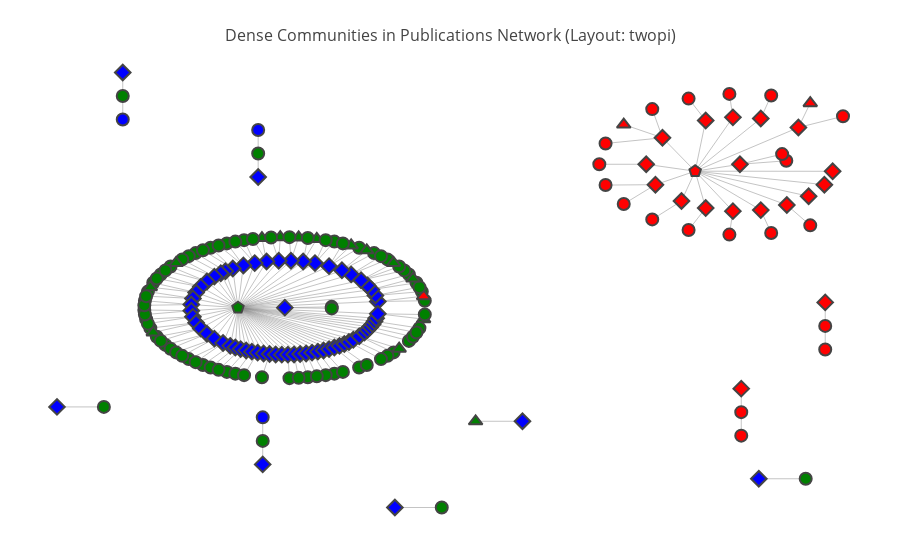

Source (notebook cell):
### Markdown cell above
### Community #1

### Code cell
# apply flink community detection   
visual.community_detection(community_colors=community_colors,
                           result_path=community_1_path)

### Figure 1 — Plotly figure (JSON) as saved in the notebook; plotly's stock layout.template omitted (floating-point values rounded to 4 significant figures; data arrays with more than 128 entries replaced by an {"elided": "..."} marker saying what was removed)
{"data": [{"hoverinfo": "none", "line": {"color": "#888", "width": 0.5}, "mode": "lines", "type": "scatter", "uid": "d94d3c65-968a-45a2-911c-c3ff9687caf4", "x": {"elided": "600 float values"}, "y": {"elided": "600 float values"}}, {"hoverinfo": "text", "marker": {"color": {"elided": "211 str values"}, "line": {"width": 2}, "size": 12, "symbol": {"elided": "211 str values"}}, "mode": "markers", "text": {"elided": "211 str values"}, "type": "scatter", "uid": "c98a85dc-7811-4cab-bd5b-f40fda6e1887", "x": {"elided": "211 float values"}, "y": {"elided": "211 float values"}}], "layout": {"hovermode": "closest", "margin": {"b": 20, "l": 5, "r": 5, "t": 40}, "showlegend": false, "title": {"font": {"size": 16}, "text": "<br>Dense Communities in Publications Network (Layout: twopi)"}, "xaxis": {"showgrid": false, "showticklabels": false, "zeroline": false}, "yaxis": {"showgrid": false, "showticklabels": false, "zeroline": false}}}
